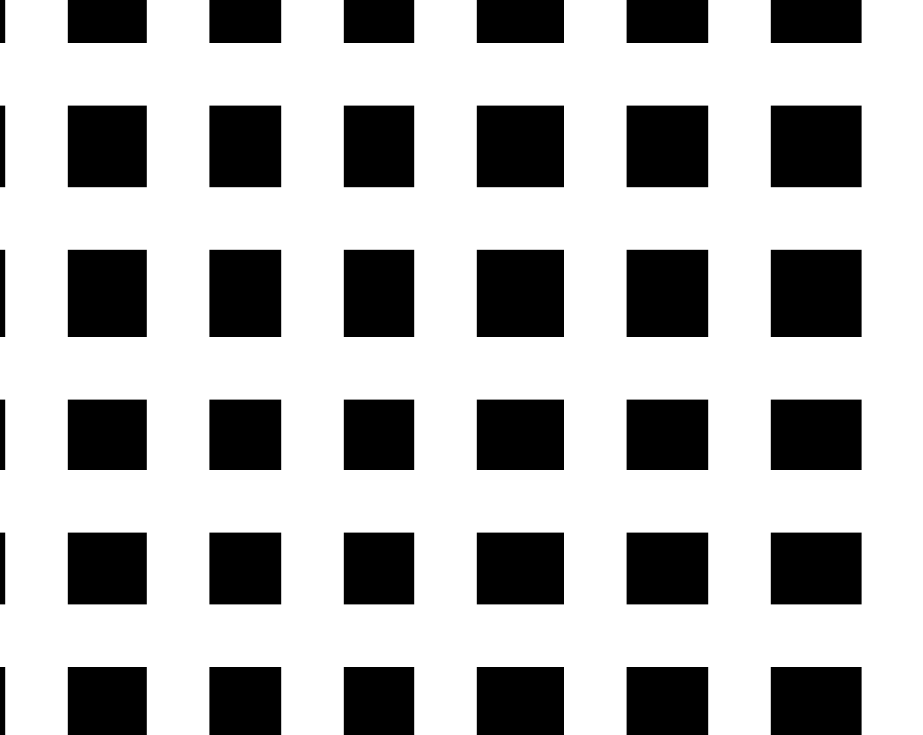
#> input picture src/autonomy/autonomy_assets/locations/ntc/map/aerial_thesis_v2_map.png, 4611 x 3675 px (shown at 1/5 size)
$ python a_star_searching_from_two_side.py
#> lines starting #> are read from the running program, lines starting #| are printed output that depends on the picture; after the words box and inside, x2 and y2 are one past the last pixel; in counts of white or black regions, pixels touching at a corner belong together
"""
Code for the work:

`` Stealthy Terrain-Aware Multi-Agent Active Search``,
Nikhil Angad Bakshi and Jeff Schneider
Robotics Institute, Carnegie Mellon University

(C) Nikhil Angad Bakshi 2023 (nabakshi@cs.cmu.edu)
Please cite the following paper to use the code:


@inproceedings{
bakshi2023stealthy,
title={Stealthy Terrain-Aware Multi-Agent Active Search},
author={Nikhil Angad Bakshi and Jeff Schneider},
booktitle={7th Annual Conference on Robot Learning},
year={2023},
url={https://openreview.net/forum?id=eE3fsO5Mi2}
}
"""

"""
A* algorithm

Adapted from:

@article{DBLP:journals/corr/abs-1808-10703,
  author       = {Atsushi Sakai and
                  Daniel Ingram and
                  Joseph Dinius and
                  Karan Chawla and
                  Antonin Raffin and
                  Alexis Paques},
  title        = {PythonRobotics: a Python code collection of robotics algorithms},
  journal      = {CoRR},
  volume       = {abs/1808.10703},
  year         = {2018},
  url          = {http://arxiv.org/abs/1808.10703},
  eprinttype    = {arXiv},
  eprint       = {1808.10703},
  timestamp    = {Mon, 03 Sep 2018 13:36:40 +0200},
  biburl       = {https://dblp.org/rec/journals/corr/abs-1808-10703.bib},
  bibsource    = {dblp computer science bibliography, https://dblp.org}
}

"""

from __future__ import absolute_import
import numpy as np
import matplotlib
matplotlib.use('Agg')
import matplotlib.pyplot as plt
import math
from matplotlib import image
from PIL import Image

show_animation = True
n1, n2 = 31, 39


class Node(object):
    """node with properties of g, h, coordinate and parent node"""

    def __init__(self, G=0, H=0, coordinate=None, parent=None, cost=None):
        self.G = G
        self.H = H
        self.F = G + H
        self.parent = parent
        self.coordinate = coordinate
        if cost is not None:
            if isinstance(cost, str):
                visibility_cost = np.flipud(np.array(Image.fromarray(255 * image.imread(cost)).resize((n2, n1)).convert("L"))).T
            else:
                visibility_cost = cost
            self.cost = visibility_cost
        else:
            self.cost = None

    def reset_f(self):
        self.F = self.G + self.H


def hcost(node_coordinate, goal):
    dx = abs(node_coordinate[0] - goal[0])
    dy = abs(node_coordinate[1] - goal[1])
    hcost = dx + dy
    return hcost


def gcost(fixed_node, update_node_coordinate):
    if fixed_node.cost is None:
        dx = abs(fixed_node.coordinate[0] - update_node_coordinate[0])
        dy = abs(fixed_node.coordinate[1] - update_node_coordinate[1])
        gc = math.hypot(dx, dy)  # gc = move from fixed_node to update_node
    else:
        gc = fixed_node.cost[update_node_coordinate[0], update_node_coordinate[1]]
    gcost = fixed_node.G + gc  # gcost = move from start point to update_node
    return gcost

# [40 lines left out: functions normalize_ptp, boundary_and_obstacles, not called in this run]

def load_boundary_and_obstacles_from_image(image_path):
    """
    :param start: start coordinate
    :param goal: goal coordinate
    :param top_vertex: top right vertex coordinate of boundary
    :param bottom_vertex: bottom left vertex coordinate of boundary
    :param obs_number: number of obstacles generated in the map
    :return: boundary_obstacle array, obstacle list
    """
    if isinstance(image_path, str):
        img = np.flipud(image.imread(image_path)).T
    else:
        img = image_path
    top_vertex = img.shape[0], img.shape[1]

    bottom_vertex = (-1, -1)
    # below can be merged into a rectangle boundary
    ay = list(range(bottom_vertex[1], top_vertex[1]))
    ax = [bottom_vertex[0]] * len(ay)
    cy = ay
    cx = [top_vertex[0]] * len(cy)
    bx = list(range(bottom_vertex[0] + 1, top_vertex[0]))
    by = [bottom_vertex[1]] * len(bx)
    dx = [bottom_vertex[0]] + bx + [top_vertex[0]]
    dy = [top_vertex[1]] * len(dx)

    # generate random obstacles
    ob_x, ob_y = np.nonzero(img < 128)
    # ob_x = np.random.randint(bottom_vertex[0] + 1,
    #                          top_vertex[0], obs_number).tolist()
    # ob_y = np.random.randint(bottom_vertex[1] + 1,
    #                          top_vertex[1], obs_number).tolist()
    # x y coordinate in certain order for boundary
    x = ax + bx + cx + dx
    y = ay + by + cy + dy
    obstacle = np.vstack((ob_x, ob_y)).T.tolist()
    # remove start and goal coordinate in obstacle list
    # obstacle = [coor for coor in obstacle if coor != start and coor != goal]
    obs_array = np.array(obstacle)
    bound = np.vstack((x, y)).T
    bound_obs = np.vstack((bound, obs_array))
    return bound_obs, obstacle

def find_neighbor(node, ob, closed):
    # generate neighbors in certain condition
    # print("FIND NEIGHBOUR HAS BEEN GIVEN COORDINATE: ", node.coordinate)
    ob_list = ob.tolist()
    neighbor = []
    for x in range(node.coordinate[0] - 1, node.coordinate[0] + 2):
        for y in range(node.coordinate[1] - 1, node.coordinate[1] + 2):
            if [x, y] not in ob_list:
                # find all possible neighbor nodes
                neighbor.append([x, y])
    # remove node violate the motion rule
    # 1. remove node.coordinate itself
    # try:
    neighbor.remove(node.coordinate)
    # [26 lines of commented-out code are left out]
    neighbor = [x for x in neighbor if x not in closed]
    return neighbor


def find_node_index(coordinate, node_list):
    # find node index in the node list via its coordinate
    ind = 0
    for node in node_list:
        if node.coordinate == coordinate:
            target_node = node
            ind = node_list.index(target_node)
            break
    return ind


def find_path(open_list, closed_list, goal, obstacle):
    # searching for the path, update open and closed list
    # obstacle = obstacle and boundary
    flag = len(open_list)
    # print("DOes this number ", flag, )
    for i in range(flag):
        # print("WATCH THIS: ", [n.coordinate for n in open_list])
        # print("THEN IS THE FIRST ELEMENT THE SAME?: ", open_list[0].coordinate)
        open_coordinate_list = [node.coordinate for node in open_list]
        closed_coordinate_list = [node.coordinate for node in closed_list]
        node = open_list[0]
        # print("LOWEST COST SO FAR: ", node.F, node.G, node.H)
        temp = find_neighbor(node, obstacle, closed_coordinate_list)
        # print("TEMP:", temp)
        for element in temp:
            # print("DYNAMIC STATE OF OPEN LIST", [n.coordinate for n in open_list])
            if element in closed_list:
                continue
            elif element in open_coordinate_list:
                # if node in open list, update g value
                ind = open_coordinate_list.index(element)
                new_g = gcost(node, element)
                if new_g <= open_list[ind].G:
                    open_list[ind].G = new_g
                    open_list[ind].reset_f()
                    open_list[ind].parent = node
            else:  # new coordinate, create corresponding node
                ele_node = Node(coordinate=element, parent=node,
                                G=gcost(node, element), H=hcost(element, goal),
                                cost=node.cost)
                open_list.append(ele_node)
        # [4 lines of commented-out code are left out]
        open_list.remove(node)
        # print("AFTER REMOVE: ", node.coordinate, [n.coordinate for n in open_list])
        # del open_list[0]
        closed_list.append(node)
        open_list.sort(key=lambda x: x.F)
        # print("AFTER REMOVE AND SORT: ", node.coordinate, [n.coordinate for n in open_list])
    return open_list, closed_list


def node_to_coordinate(node_list):
    # convert node list into coordinate list and array
    coordinate_list = [node.coordinate for node in node_list]
    return coordinate_list


def check_node_coincide(close_ls1, closed_ls2):
    """
    :param close_ls1: node closed list for searching from start
    :param closed_ls2: node closed list for searching from end
    :return: intersect node list for above two
    """
    # check if node in close_ls1 intersect with node in closed_ls2
    cl1 = node_to_coordinate(close_ls1)
    cl2 = node_to_coordinate(closed_ls2)
    intersect_ls = [node for node in cl1 if node in cl2]
    return intersect_ls


# [19 lines left out: functions find_surrounding, get_border_line, not called in this run]


def get_path(org_list, goal_list, coordinate):
    # get path from start to end
    path_org = []
    path_goal = []
    ind = find_node_index(coordinate, org_list)
    node = org_list[ind]
    while node != org_list[0]:
        path_org.append(node.coordinate)
        node = node.parent
    path_org.append(org_list[0].coordinate)
    ind = find_node_index(coordinate, goal_list)
    node = goal_list[ind]
    while node != goal_list[0]:
        path_goal.append(node.coordinate)
        node = node.parent
    path_goal.append(goal_list[0].coordinate)
    path_org.reverse()
    path = path_org + path_goal
    path = np.array(path)
    return path


def random_coordinate(bottom_vertex, top_vertex, random_seed):
    # generate random coordinates inside maze
    rng = np.random.RandomState(random_seed)
    coordinate = [rng.randint(bottom_vertex[0] + 1, top_vertex[0]),
                  rng.randint(bottom_vertex[1] + 1, top_vertex[1])]
    return coordinate


def draw(close_origin, close_goal, start, end, bound, node):
    # plot the map
    if not close_goal.tolist():  # ensure the close_goal not empty
        # in case of the obstacle number is really large (>4500), the
        # origin is very likely blocked at the first search, and then
        # the program is over and the searching from goal to origin
        # will not start, which remain the closed_list for goal == []
        # in order to plot the map, add the end coordinate to array
        close_goal = np.array([end])
    plt.cla()
    plt.gcf().set_size_inches(11, 9, forward=True)
    plt.axis('equal')
    # plt.plot(close_origin[:, 0], close_origin[:, 1], 'ob')
    # plt.plot(close_goal[:, 0], close_goal[:, 1], 'or')
    plt.plot(bound[:, 0], bound[:, 1], 'sk')
    if node.cost is not None:
        # [4 lines of commented-out code are left out]
        plt.imshow(np.flipud(np.rot90(node.cost)), origin="lower")
    plt.plot(end[0], end[1], '*r', label='Goal')
    plt.plot(start[0], start[1], '^r', label='Origin')
    plt.legend()

    # plt.savefig(self.logging_path + "temporary_debug_viz_costmap %d .png" % self.waypoint_number)
    # plt.close()
    # plt.pause(0.0001)


def draw_control(org_closed, goal_closed, flag, start, end, bound, obstacle, node, viz_marker=None):
    """
    control the plot process, evaluate if the searching finished
    flag == 0 : draw the searching process and plot path
    flag == 1 or 2 : start or end is blocked, draw the border line
    """
    stop_loop = 0  # stop sign for the searching
    org_closed_ls = node_to_coordinate(org_closed)
    org_array = np.array(org_closed_ls)
    goal_closed_ls = node_to_coordinate(goal_closed)
    goal_array = np.array(goal_closed_ls)
    path = None
    if show_animation:  # draw the searching process
        draw(org_array, goal_array, start, end, bound, node)
    if flag == 0:
        node_intersect = check_node_coincide(org_closed, goal_closed)
        if node_intersect:  # a path is find
            path = get_path(org_closed, goal_closed, node_intersect[0])
            stop_loop = 1
            print('Path found!')
            if show_animation:  # draw the path
                plt.plot(path[:, 0], path[:, 1], '-c')
                plt.title('Robot Arrived', size=20, loc='center')
                # plt.pause(0.01)
                # plt.show()
    elif flag == 1:  # start point blocked first
        stop_loop = 1
        print('There is no path to the goal! Start point is blocked!')
    elif flag == 2:  # end point blocked first
        stop_loop = 1
        print('There is no path to the goal! End point is blocked!')
    if show_animation:  # blocked case, draw the border line
        info = 'There is no path to the goal!' \
               ' Robot&Goal are split by border' \
               ' shown in red \'x\'!'
        if flag == 1:
            border = get_border_line(org_closed, obstacle)
            plt.plot(border[:, 0], border[:, 1], 'xr')
            plt.title(info, size=14, loc='center')
            # plt.pause(0.01)
            # plt.show()
        elif flag == 2:
            border = get_border_line(goal_closed, obstacle)
            plt.plot(border[:, 0], border[:, 1], 'xr')
            plt.title(info, size=14, loc='center')
            # plt.pause(0.01)
            # plt.show()
    if show_animation and viz_marker is not None:
        plt.savefig(viz_marker + "_simple_viz.png")
        # plt.close()
    elif show_animation:
        plt.show()
    return stop_loop, path


def searching_control(start, end, bound, obstacle, costmap, viz_marker=None):
    """manage the searching process, start searching from two side"""
    # initial origin node and end node
    print(len(bound), len(obstacle))
    origin = Node(coordinate=start, H=hcost(start, end), cost=costmap)
    goal = Node(coordinate=end, H=hcost(end, start), cost=costmap)
    # list for searching from origin to goal
    origin_open = [origin]
    origin_close = []
    # list for searching from goal to origin
    goal_open = [goal]
    goal_close = []
    # initial target
    target_goal = end
    # target_origin = start
    # flag = 0 (not blocked) 1 (start point blocked) 2 (end point blocked)
    flag = 0  # init flag
    path = None
    # draw_control(origin_close, goal_close, flag, start, end, bound,
    #                 obstacle, origin)

    while True:
        # print("hi")
        # searching from start to end
        origin_open, origin_close = \
            find_path(origin_open, origin_close, target_goal, bound)
        if not origin_open:  # no path condition
            flag = 1  # origin node is blocked
            draw_control(origin_close, goal_close, flag, start, end, bound,
                         obstacle, origin, viz_marker)
            break
        # update target for searching from end to start
        target_origin = min(origin_open, key=lambda x: x.F).coordinate

        # searching from end to start
        goal_open, goal_close = \
            find_path(goal_open, goal_close, target_origin, bound)
        if not goal_open:  # no path condition
            flag = 2  # goal is blocked
            draw_control(origin_close, goal_close, flag, start, end, bound,
                         obstacle, origin, viz_marker)
            break
        # update target for searching from start to end
        target_goal = min(goal_open, key=lambda x: x.F).coordinate

        # continue searching, draw the process
        stop_sign, path = draw_control(origin_close, goal_close, flag, start,
                                       end, bound, obstacle, origin, viz_marker)
        if stop_sign:
            break
    return path


def main(obstacle_number=1500):
#> called with obstacle_number = 1500
    print(__file__ + ' start!')
    img = image.imread("../../../../../autonomy/autonomy_assets/locations/ntc/map/aerial_thesis_v2_map.png")[:,:,0]
#> img: shape (3675, 4611) float32; values 0 (black) and 1 (white), 69.7% white; 42 black regions, largest, box (x1, y1, x2, y2) and area: (3854, 1249, 4308, 1685) 197944, (2384, 1249, 2820, 1685) 190096, (3854, 528, 4308, 936) 185232
    img = np.flipud(np.array(Image.fromarray(255 * img).resize((n2, n1)).convert("L"))).T
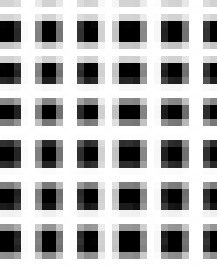
#> img: shape (39, 31) (shown 7 times larger); min 0, max 255, mean 177.1

    top_vertex = img.shape
#> top_vertex = (39, 31)
    bottom_vertex = (0, 0)

    # top_vertex = [60, 60]  # top right vertex of boundary
    # bottom_vertex = [0, 0]  # bottom left vertex of boundary

    # generate start and goal point randomly
    start = random_coordinate(bottom_vertex, top_vertex, 0)
#> start = [1, 4]
    end = random_coordinate(bottom_vertex, top_vertex, 1)
#> end = [38, 12]
    start = [14, 7] #[16, 5] # [5, 20]
    end = [24, 25] #[29, 3] # [35, 20]

    # END: (29, 3)

    # generate boundary and obstacles
    # bound, obstacle = boundary_and_obstacles(start, end, top_vertex,
    #                                          bottom_vertex,
    #                                          obstacle_number)
    bound, obstacle = load_boundary_and_obstacles_from_image(img)
#> in load_boundary_and_obstacles_from_image, `ob_x, ob_y = np.nonzero(img < 128)`: ob_x = 348 values from 3 to 35; ob_y = 348 values, max 30 at index 17, min 0 at index 0, mean 14.71
#> in load_boundary_and_obstacles_from_image, `obstacle = np.vstack((ob_x, ob_y)).T.tolist()`: obstacle = 348 pairs, first value 3 to 35, second value 0 to 30
#> in load_boundary_and_obstacles_from_image, `obs_array = np.array(obstacle)`: obs_array has the same summary as obstacle
#> in load_boundary_and_obstacles_from_image, `bound_obs = np.vstack((bound, obs_array))`: bound_obs = 492 pairs, first value -1 to 39, second value -1 to 31
#> bound has the same summary as bound_obs in load_boundary_and_obstacles_from_image
    # print(bound, obstacle)
    while start in obstacle or end in obstacle:
        print("whoops")
        start = random_coordinate(bottom_vertex, top_vertex, 0)
        end = random_coordinate(bottom_vertex, top_vertex, 1)
#> this loop made 0 passes

    costmap = image.imread("../../../../assets/ntc/visibility_cost_aerial_thesis_v2.png")
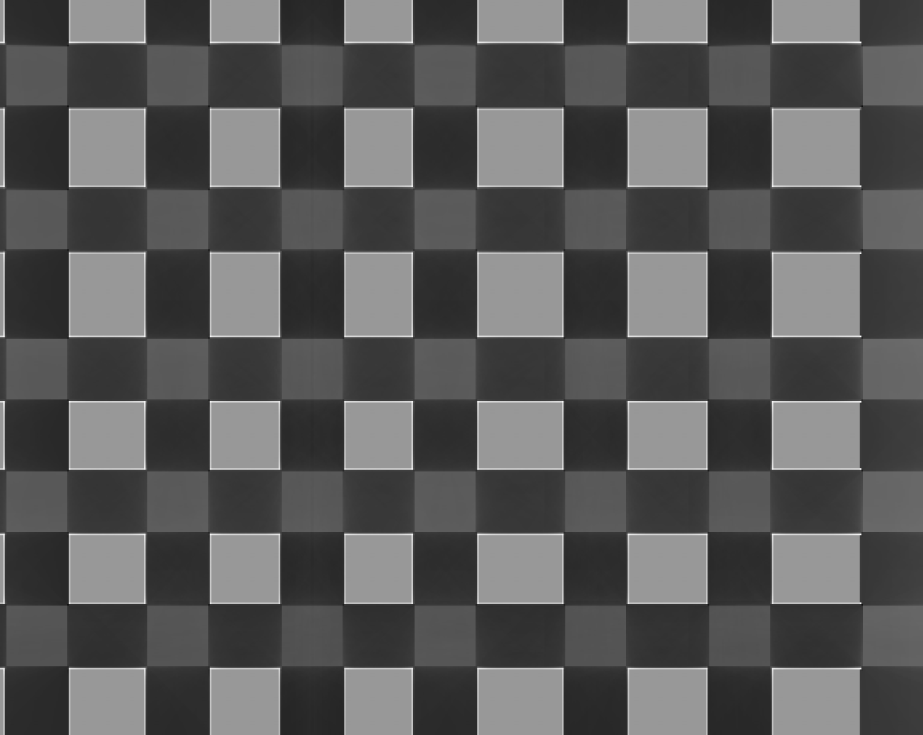
#> input picture src/zone_recon/assets/ntc/visibility_cost_aerial_thesis_v2.png, 4611 x 3675 px (shown at 1/5 size)
#> costmap is the input picture: shape (3675, 4611) float32; min 0.0588, max 1, mean 0.35
    costmap = np.flipud(np.array(Image.fromarray(255 * costmap).resize((n2, n1)).convert("L"))).T
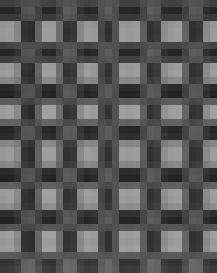
#> costmap: shape (39, 31) (shown 7 times larger); min 34, max 161, mean 88.6
    # costmap=None
    print("Shape of visibility costmap: ", costmap.shape, "Shape of traversability costmap: ", img.shape)
#| Shape of visibility costmap:  (39, 31) Shape of traversability costmap:  (39, 31)
    print("Stats of visibility costmap: ", np.max(costmap), np.min(costmap))
#| Stats of visibility costmap:  161 34
    print("Start:", start, "end: ", end)
    path = searching_control(start, end, bound, obstacle, costmap)
#| 492 348
#> in searching_control, `target_goal = end`: target_goal = [24, 25]
#> the loop in searching_control, `while True: # print("hi")` made 9 passes
#> pass 1, in draw_control, `plt.show()`:
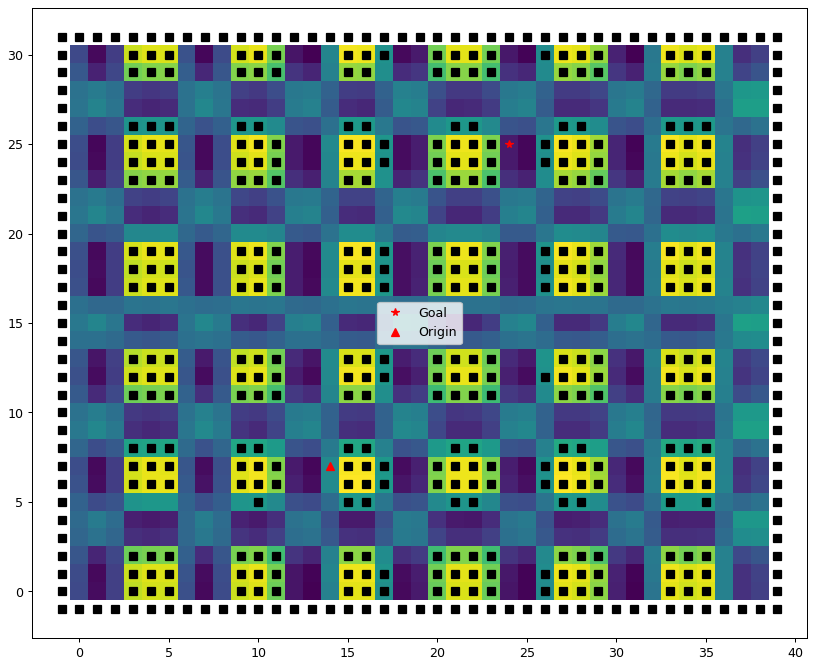
#> figure drawn by matplotlib, 1 panel
    if not show_animation:
        print(path)


if __name__ == '__main__':
    main(obstacle_number=1500)
